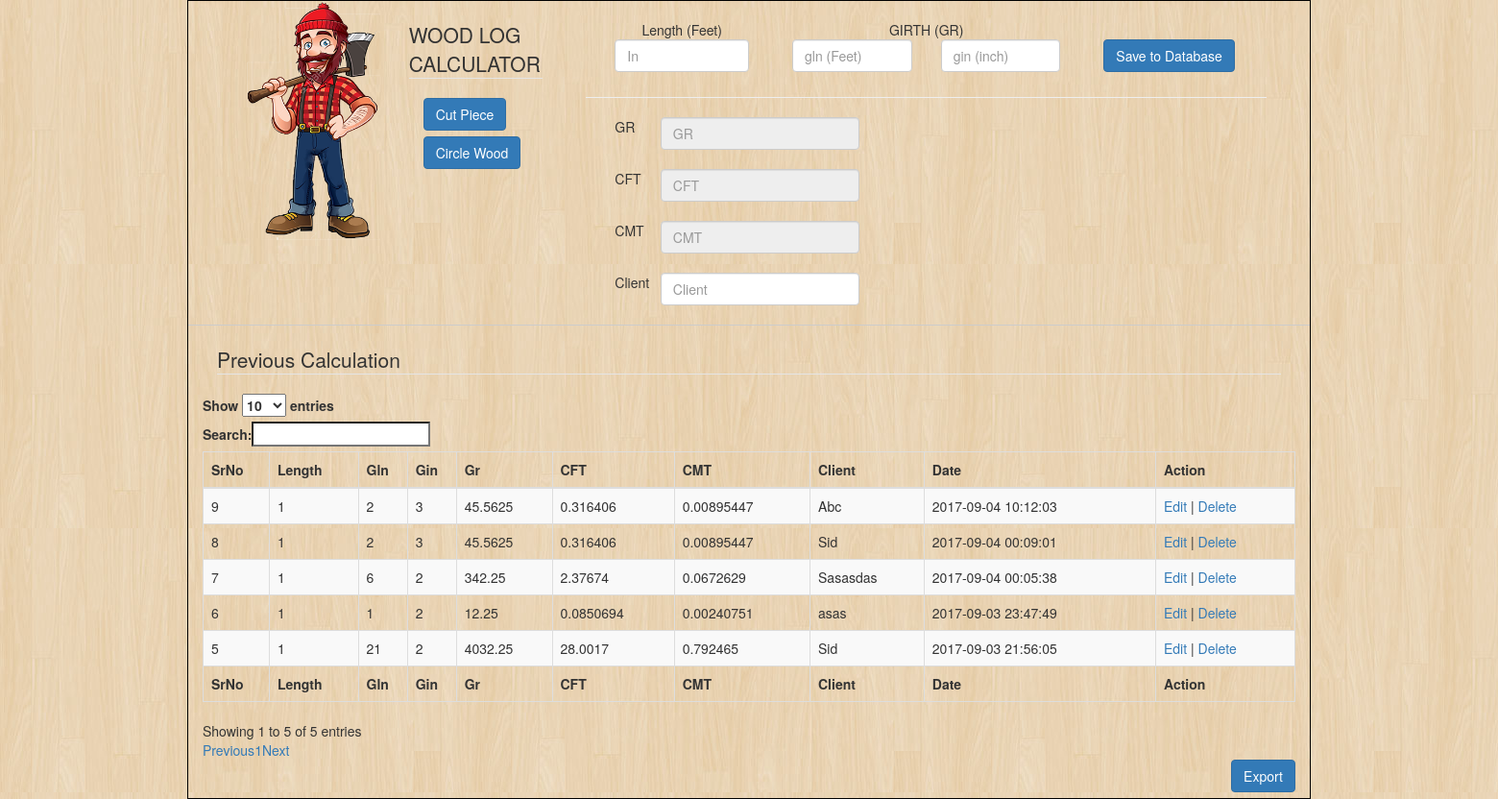
Page /circle-wood.php on the committed database.
### tables this page shows
CREATE TABLE `circle` (
  `id` int(11) NOT NULL,
  `length` int(11) NOT NULL,
  `gln` int(11) NOT NULL,
  `gin` int(11) NOT NULL,
  `gr` float NOT NULL,
  `cft` float NOT NULL,
  `cmt` float NOT NULL,
  `client` varchar(255) NOT NULL,
  `insdate` datetime NOT NULL
);

### inc/procedure.php (called while the page is built, shortened)
<?php
function select($selection , $tablename, $where){
	$len = strlen($where);
	if ($len > 0) {
		$sql = 'SELECT '.$selection.' FROM '.$tablename.' where '.$where.'';
	}else{
		$sql = 'SELECT '.$selection.' FROM '.$tablename.'';
	}
	$result = mysqli_query($GLOBALS['conn'], $sql);
	if (mysqli_num_rows($result) > 0) {
	    $i = 1;
	    $collector = array();
	    while($row = mysqli_fetch_assoc($result)) {
	    	$collector[$i] = $row;
	    	$i++;
	    }
	    return $collector;
	} else {
	    return NULL;
	}
}
function getnumrow($selection , $tablename, $where){
	$len = strlen($where);
	if ($len > 0) {
		$sql = 'SELECT '.$selection.' FROM '.$tablename.' where '.$where.'';
	}else{
		$sql = 'SELECT '.$selection.' FROM '.$tablename.'';
	}
	$result = mysqli_query($GLOBALS['conn'], $sql);
	if (mysqli_num_rows($result) > 0) {
		return mysqli_num_rows($result);
	} else {
	    return 0;
	}
}

### circle-wood.php (the view, shortened to what this page needs)
<?php
include('inc/procedure.php');
?>
<!DOCTYPE html>
<html lang="en">
  <head>
    <link rel="stylesheet" href="https://maxcdn.bootstrapcdn.com/bootstrap/3.3.7/css/bootstrap.min.css">
    <link rel="stylesheet" href="https://cdn.datatables.net/1.10.15/css/dataTables.bootstrap.min.css">
  </head>
  <body style="background: url('asset/img/wood-background.jpg'); overflow-x:hidden;">
    <div class="container" style="border: 1px solid #000;">
      <div class="col-md-12">
        <div class="col-md-4">
          <div class="col-md-6">
            <img class="img-responsive pull-right" src="asset/img/axe-holder.png">
          </div>
          <div class="col-md-6">
          <fieldset>
            <legend>WOOD LOG CALCULATOR</legend>
            <form>
              <div class="col-md-12"><a class="btn btn-primary" href="cut-piece.php" name="btn1">Cut Piece</a> &nbsp;</div>
              <br><br>
              <div class="col-md-12"><a class="btn btn-primary" href="circle-wood.php" name="btn2">Circle Wood</a> &nbsp;</div>
              <br><br>
            </form>
          </fieldset>
          </div>
        </div>
        <div class="col-md-8">
        <form class="form" action="processor/insertdb.php" method="POST">
          <div class="col-md-12 col-md-offset-0" align="center" style="text-align: center;">
            <center>
              <div class="col-md-3">
                <center>Length (Feet)</center>
                <input type="text" id="txt1" name="length" class="form-control" placeholder="In" onkeypress="return isNumberKey(event)" required="true">
              </div>
              <div class="col-md-6">
                  <center>GIRTH (GR)</center>
                  <div class="col-md-6">
                    <input type="text" id="txt2" name="gln" class="form-control" placeholder="gln (Feet)" onkeypress="return isNumberKey(event)" required="true">
                  </div>
                  <div class="col-md-6">
                    <input type="text" id="txt3" name="gin" class="form-control" placeholder="gin (inch)" onkeypress="return isNumberKey(event)" required="true">
                  </div>
              </div>
              <div class="col-md-1"><br><input type="submit" name="btn" class="btn btn-primary" value="Save to Database"></div>
            </center>
          </div>
          <br><br><br>
          <hr>
          <div class="container">
            <div class="col-md-3">
              <div class="row"><div class="col-md-2">GR</div><div class="col-md-10"><input type="text" id="txtans1" name="gr" class="form-control" placeholder="GR" required="true" readonly="true"></div></div>
              <br>
              <div class="row"><div class="col-md-2">CFT</div><div class="col-md-10"><input type="text" id="txtans2" name="cft" class="form-control" placeholder="CFT" required="true" readonly="true"></div></div>
              <br>
              <div class="row"><div class="col-md-2">CMT</div><div class="col-md-10"><input type="text" id="txtans3" name="cmt" class="form-control" placeholder="CMT" required="true" readonly="true"></div></div>
              <br>
              <div class="row"><div class="col-md-2">Client</div><div class="col-md-10"><input type="text" id="client" name="client" class="form-control" placeholder="Client"  required="true"></div></div>
              <br>
            </div>
            <div class="col-md-4">
            </div>
          </div>
        </form>
        </div>
      </div>
      <div class="row" style="border-bottom: 1px solid #ccc;"></div>
      <div class="col-md-12">
            <fieldset>
            <legend>Previous Calculation</legend>
              <div class="row">
                <table id="result" class="table table-striped table-bordered" cellspacing="0" width="100%">
                        <thead>
                            <tr>
                                <th>SrNo</th>
                                <th>Length</th>
                                <th>Gln</th>
                                <th>Gin</th>
                                <th>Gr</th>
                                <th>CFT</th>
                                <th>CMT</th>
                                <th>Client</th>
                                <th>Date</th>
                                <th>Action</th>
                            </tr>
                        </thead>
                        <tfoot>
                            <tr>
                                <th>SrNo</th>
                                <th>Length</th>
                                <th>Gln</th>
                                <th>Gin</th>
                                <th>Gr</th>
                                <th>CFT</th>
                                <th>CMT</th>
                                <th>Client</th>
                                <th>Date</th>
                                <th>Action</th>
                            </tr>
                        </tfoot>
                        <tbody>
                          <?php
                          $getdata = getnumrow('*', 'circle', '');
                          if ($getdata > 0) {
                            $data = select('*', 'circle', 'id > 0 ORDER BY `id` DESC');
                            foreach ($data as $key => $value) {
                              echo '<tr>
                                      <td>'.$value['id'].'</td>
                                      <td>'.$value['length'].'</td>
                                      <td>'.$value['gln'].'</td>
                                      <td>'.$value['gin'].'</td>
                                      <td>'.$value['gr'].'</td>
                                      <td>'.$value['cft'].'</td>
                                      <td>'.$value['cmt'].'</td>
                                      <td>'.$value['client'].'</td>
                                      <td>'.$value['insdate'].'</td>
                                      <td><a data-toggle="modal" data-target="#myModal" data-id="'.$value['id'].'" data-length="'.$value['length'].'" data-gln="'.$value['gln'].'" data-gin="'.$value['gin'].'" data-client="'.$value['client'].'">Edit</a> | <a href="processor/deletedb.php?id='.$value['id'].'">Delete</a></td>
                                    </tr>';
                            }
                          }
                          ?>
                        </tbody>
                </table>
              </div>
            </fieldset>
            <div class="row pull-right"><a href="report/circle-wood.php" class="btn btn-primary">Export</a></div>
            <br><br>
      </div>
    </div>
  </body>
</html>

### rows in the picture
circle: id "9", length "1", gln "2", gin "3", gr "45.5625", cft "0.316406", cmt "0.00895447", client "Abc", insdate "2017-09-04 10:12:03"
circle: id "8", length "1", gln "2", gin "3", gr "45.5625", cft "0.316406", cmt "0.00895447", client "Sid", insdate "2017-09-04 00:09:01"
circle: id "7", length "1", gln "6", gin "2", gr "342.25", cft "2.37674", cmt "0.0672629", client "Sasasdas", insdate "2017-09-04 00:05:38"
circle: id "6", length "1", gln "1", gin "2", gr "12.25", cft "0.0850694", cmt "0.00240751", client "asas", insdate "2017-09-03 23:47:49"
circle: id "5", length "1", gln "21", gin "2", gr "4032.25", cft "28.0017", cmt "0.792465", client "Sid", insdate "2017-09-03 21:56:05"
